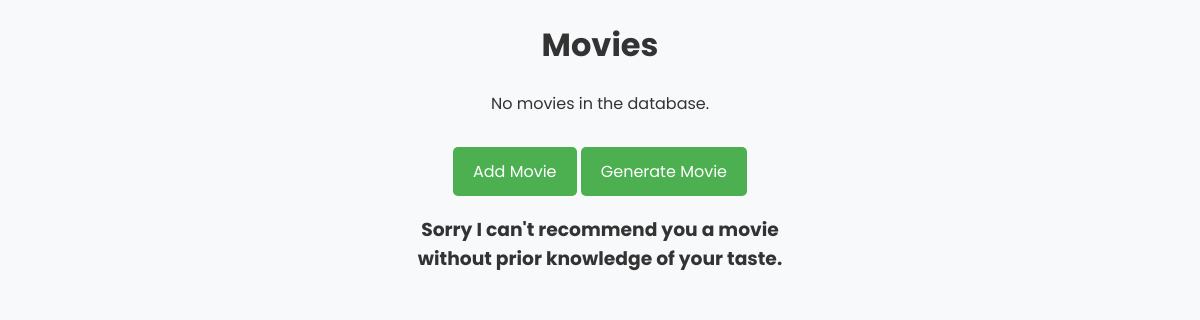
/, run on an earlier commit of the app's database.
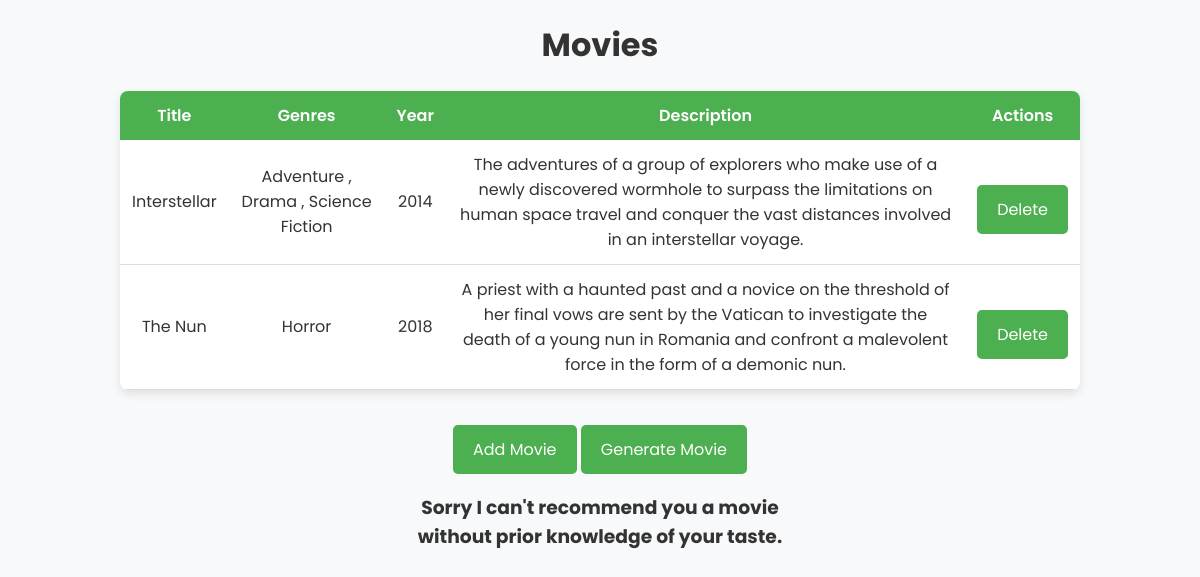
And on a later commit of the database.
### movies_app/models.py (models this page shows, shortened)
class Movie(models.Model):
    GENRE_CHOICES = [
        ("Action", "Action"),
        ("Adventure", "Adventure"),
        ("Animation", "Animation"),
        ("Comedy", "Comedy"),
        ("Crime", "Crime"),
        ("Documentary", "Documentary"),
        ("Drama", "Drama"),
        ("Family", "Family"),
        ("Fantasy", "Fantasy"),
        ("History", "History"),
        ("Horror", "Horror"),
        ("Music", "Music"),
        ("Mystery", "Mystery"),
        ("Romance", "Romance"),
        ("Science Fiction", "Science Fiction"),
        ("TV Movie", "TV Movie"),
        ("Thriller", "Thriller"),
        ("War", "War"),
        ("Western", "Western"),
    ]
    title = models.CharField(max_length=255)
    primary_genre = models.CharField(max_length=50, choices=GENRE_CHOICES)  # Required
    secondary_genre = models.CharField(max_length=50, choices=GENRE_CHOICES, blank=True, null=True)  # Optional
    third_genre = models.CharField(max_length=50, choices=GENRE_CHOICES, blank=True, null=True)  # Optional
    year = models.IntegerField()
    description = models.TextField()

### movies_app/views.py (the view)
# urls.py: path("", movie_list, name="movie_list"),
def movie_list(request):
    movies = Movie.objects.all().order_by('-id')
    paginator = Paginator(movies, 3)  # 3 movies per page
    page = request.GET.get('page')
    try:
        movies_page = paginator.page(page)
    except PageNotAnInteger:
        movies_page = paginator.page(1)
    except EmptyPage:
        movies_page = paginator.page(paginator.num_pages)
    recommended = request.session.get("recommended_movie", None)
    return render(request, "movies.html", {"movies": movies_page, "recommended_movie": recommended})

### templates/movies.html (shortened to what this page needs)
{% load static %}
<!DOCTYPE html>
<html lang="en">
<head>
    <link rel="stylesheet" href="{% static 'css/styles.css' %}">
</head>
<body>
    <h1>Movies</h1>
    {% if movies %}
        <table>
            <thead>
                <tr>
                    <th>Title</th>
                    <th>Genres</th>
                    <th>Year</th>
                    <th>Description</th>
                    <th>Actions</th>
                </tr>
            </thead>
            <tbody>
                {% for movie in movies %}
                    <tr>
                        <td>{{ movie.title }}</td>
                        <td>
                            {{ movie.primary_genre }}
                            {% if movie.secondary_genre %}, {{ movie.secondary_genre }}{% endif %}
                            {% if movie.third_genre %}, {{ movie.third_genre }}{% endif %}
                        </td>
                        <td>{{ movie.year }}</td>
                        <td>{{ movie.description }}</td>
                        <td>
                            <a href="{% url 'delete_movie' movie.id %}" class = "button-link" onclick="return confirm('Are you sure?');">Delete</a>
                        </td>
                    </tr>
                {% endfor %}
            </tbody>
        </table>
    {% else %}
        <p>No movies in the database.</p>
    {% endif %}
    <a class = "button-link" href="{% url 'add_movie' %}">Add Movie</a>
    <a class = "button-link" href="{% url 'generate_movie' %}">Generate Movie</a>
    {% if recommended_movie %}
    <div class="recommended-movie">
        <h2>Recommended Movie</h2>
        <p><strong>Title:</strong> <a href="{{ recommended_movie.tmdb_url }}" target="_blank">{{ recommended_movie.title }}</a></p>
        {% if recommended_movie.poster_url %}
            <img src="{{ recommended_movie.poster_url }}" alt="Movie Poster" style="width:200px;">
        {% endif %}
        <p><strong>Year:</strong> {{ recommended_movie.year }}</p>
        <p><strong>Rating:</strong> {{ recommended_movie.rating }}</p>
        <p><strong>Overview:</strong> {{ recommended_movie.overview }}</p>
        <a class = "button-link" href="{% url 'add_movie_to_list' %}">Add to Watched</a>
    </div>
        {% else %}
        <h3>Sorry I can't recommend you a movie <br> without prior knowledge of your taste.</h3>
    {% endif %}
</body>
</html>

What changed in the data, as far as the page shows it:
added Movie: title "Interstellar", primary_genre "Adventure", secondary_genre "Drama", third_genre "Science Fiction", year "2014", description "The adventures of a group of explorers who make use of a newly discovered wormhole to surpass the limitations on human space travel and conquer the vast distances involved in an interstellar voyage."
added Movie: title "The Nun", primary_genre "Horror", year "2018", description "A priest with a haunted past and a novice on the threshold of her final vows are sent by the Vatican to investigate the death of a young nun in Romania and confront a malevolent force in the form of a demonic nun."
Also different on the page:
text no longer shown: "No movies in the database."
text now shown: "Title Genres Year Description Actions"
